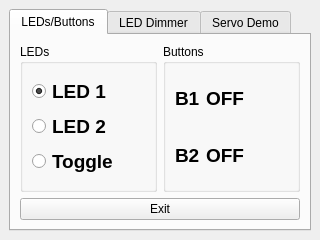
<?xml version="1.0" encoding="UTF-8"?>
<ui version="4.0">
 <class>MainWindow</class>
 <widget class="QMainWindow" name="MainWindow">
  <property name="geometry">
   <rect>
    <x>0</x>
    <y>0</y>
    <width>320</width>
    <height>240</height>
   </rect>
  </property>
  <property name="sizePolicy">
   <sizepolicy hsizetype="Preferred" vsizetype="Preferred">
    <horstretch>0</horstretch>
    <verstretch>0</verstretch>
   </sizepolicy>
  </property>
  <property name="minimumSize">
   <size>
    <width>0</width>
    <height>0</height>
   </size>
  </property>
  <property name="windowTitle">
   <string>MainWindow</string>
  </property>
  <widget class="QWidget" name="centralwidget">
   <layout class="QHBoxLayout" name="horizontalLayout">
    <item>
     <widget class="QTabWidget" name="tab_demo">
      <property name="sizePolicy">
       <sizepolicy hsizetype="Minimum" vsizetype="Minimum">
        <horstretch>0</horstretch>
        <verstretch>0</verstretch>
       </sizepolicy>
      </property>
      <property name="currentIndex">
       <number>0</number>
      </property>
      <widget class="QWidget" name="tab_gpio">
       <attribute name="title">
        <string>LEDs/Buttons</string>
       </attribute>
       <layout class="QVBoxLayout" name="verticalLayout_5">
        <item>
         <layout class="QHBoxLayout" name="horizontalLayout_4">
          <item>
           <widget class="QGroupBox" name="gb_leds">
            <property name="sizePolicy">
             <sizepolicy hsizetype="Preferred" vsizetype="Preferred">
              <horstretch>0</horstretch>
              <verstretch>0</verstretch>
             </sizepolicy>
            </property>
            <property name="title">
             <string>LEDs</string>
            </property>
            <layout class="QVBoxLayout" name="verticalLayout_9">
             <item>
              <layout class="QVBoxLayout" name="verticalLayout_6">
               <item>
                <widget class="QRadioButton" name="rbox_1">
                 <property name="font">
                  <font>
                   <pointsize>14</pointsize>
                   <weight>75</weight>
                   <bold>true</bold>
                  </font>
                 </property>
                 <property name="text">
                  <string>LED 1</string>
                 </property>
                 <property name="checked">
                  <bool>true</bool>
                 </property>
                </widget>
               </item>
               <item>
                <widget class="QRadioButton" name="rbox_2">
                 <property name="font">
                  <font>
                   <pointsize>14</pointsize>
                   <weight>75</weight>
                   <bold>true</bold>
                  </font>
                 </property>
                 <property name="text">
                  <string>LED 2</string>
                 </property>
                </widget>
               </item>
               <item>
                <widget class="QRadioButton" name="rbox_3">
                 <property name="font">
                  <font>
                   <pointsize>14</pointsize>
                   <weight>75</weight>
                   <bold>true</bold>
                  </font>
                 </property>
                 <property name="text">
                  <string>Toggle</string>
                 </property>
                </widget>
               </item>
              </layout>
             </item>
            </layout>
           </widget>
          </item>
          <item>
           <widget class="QGroupBox" name="gb_buttons">
            <property name="sizePolicy">
             <sizepolicy hsizetype="Preferred" vsizetype="Preferred">
              <horstretch>0</horstretch>
              <verstretch>0</verstretch>
             </sizepolicy>
            </property>
            <property name="title">
             <string>Buttons</string>
            </property>
            <layout class="QVBoxLayout" name="verticalLayout_8">
             <item>
              <layout class="QVBoxLayout" name="verticalLayout_7">
               <item>
                <layout class="QHBoxLayout" name="horizontalLayout_2">
                 <item>
                  <widget class="QLabel" name="lbl_btn_b1">
                   <property name="sizePolicy">
                    <sizepolicy hsizetype="Maximum" vsizetype="Preferred">
                     <horstretch>0</horstretch>
                     <verstretch>0</verstretch>
                    </sizepolicy>
                   </property>
                   <property name="font">
                    <font>
                     <pointsize>14</pointsize>
                     <weight>75</weight>
                     <bold>true</bold>
                    </font>
                   </property>
                   <property name="text">
                    <string>B1</string>
                   </property>
                  </widget>
                 </item>
                 <item>
                  <widget class="QLabel" name="lbl_btn_1">
                   <property name="font">
                    <font>
                     <pointsize>14</pointsize>
                     <weight>75</weight>
                     <bold>true</bold>
                    </font>
                   </property>
                   <property name="text">
                    <string>OFF</string>
                   </property>
                   <property name="wordWrap">
                    <bool>true</bool>
                   </property>
                  </widget>
                 </item>
                </layout>
               </item>
               <item>
                <layout class="QHBoxLayout" name="horizontalLayout_5">
                 <item>
                  <widget class="QLabel" name="lbl_btn_b2">
                   <property name="sizePolicy">
                    <sizepolicy hsizetype="Maximum" vsizetype="Preferred">
                     <horstretch>0</horstretch>
                     <verstretch>0</verstretch>
                    </sizepolicy>
                   </property>
                   <property name="font">
                    <font>
                     <pointsize>14</pointsize>
                     <weight>75</weight>
                     <bold>true</bold>
                    </font>
                   </property>
                   <property name="text">
                    <string>B2</string>
                   </property>
                  </widget>
                 </item>
                 <item>
                  <widget class="QLabel" name="lbl_btn_2">
                   <property name="font">
                    <font>
                     <pointsize>14</pointsize>
                     <weight>75</weight>
                     <bold>true</bold>
                    </font>
                   </property>
                   <property name="text">
                    <string>OFF</string>
                   </property>
                   <property name="wordWrap">
                    <bool>true</bool>
                   </property>
                  </widget>
                 </item>
                </layout>
               </item>
              </layout>
             </item>
            </layout>
           </widget>
          </item>
         </layout>
        </item>
        <item>
         <widget class="QPushButton" name="btn_exit">
          <property name="text">
           <string>Exit</string>
          </property>
         </widget>
        </item>
       </layout>
      </widget>
      <widget class="QWidget" name="tab_dimmer">
       <attribute name="title">
        <string>LED Dimmer</string>
       </attribute>
       <layout class="QHBoxLayout" name="horizontalLayout_3">
        <item>
         <layout class="QVBoxLayout" name="verticalLayout_3">
          <item>
           <widget class="QLabel" name="lbl_dimmer">
            <property name="sizePolicy">
             <sizepolicy hsizetype="Minimum" vsizetype="Maximum">
              <horstretch>0</horstretch>
              <verstretch>0</verstretch>
             </sizepolicy>
            </property>
            <property name="font">
             <font>
              <pointsize>14</pointsize>
              <weight>75</weight>
              <bold>true</bold>
             </font>
            </property>
            <property name="text">
             <string>LED Dimmer Pin 22</string>
            </property>
           </widget>
          </item>
          <item>
           <widget class="QDial" name="dial_dimmer">
            <property name="enabled">
             <bool>false</bool>
            </property>
            <property name="sliderPosition">
             <number>50</number>
            </property>
            <property name="notchesVisible">
             <bool>true</bool>
            </property>
           </widget>
          </item>
         </layout>
        </item>
       </layout>
      </widget>
      <widget class="QWidget" name="tab_servo">
       <attribute name="title">
        <string>Servo Demo</string>
       </attribute>
       <layout class="QVBoxLayout" name="verticalLayout_2">
        <item>
         <layout class="QVBoxLayout" name="verticalLayout">
          <item>
           <widget class="QLabel" name="lbl_servo">
            <property name="sizePolicy">
             <sizepolicy hsizetype="Minimum" vsizetype="Maximum">
              <horstretch>0</horstretch>
              <verstretch>0</verstretch>
             </sizepolicy>
            </property>
            <property name="font">
             <font>
              <pointsize>14</pointsize>
              <weight>75</weight>
              <bold>true</bold>
             </font>
            </property>
            <property name="text">
             <string>Servo Demo Pin 26</string>
            </property>
           </widget>
          </item>
          <item>
           <widget class="QDial" name="dial_servo">
            <property name="enabled">
             <bool>false</bool>
            </property>
            <property name="sliderPosition">
             <number>50</number>
            </property>
            <property name="notchesVisible">
             <bool>true</bool>
            </property>
           </widget>
          </item>
         </layout>
        </item>
       </layout>
      </widget>
     </widget>
    </item>
   </layout>
  </widget>
 </widget>
 <resources/>
 <connections/>
</ui>
